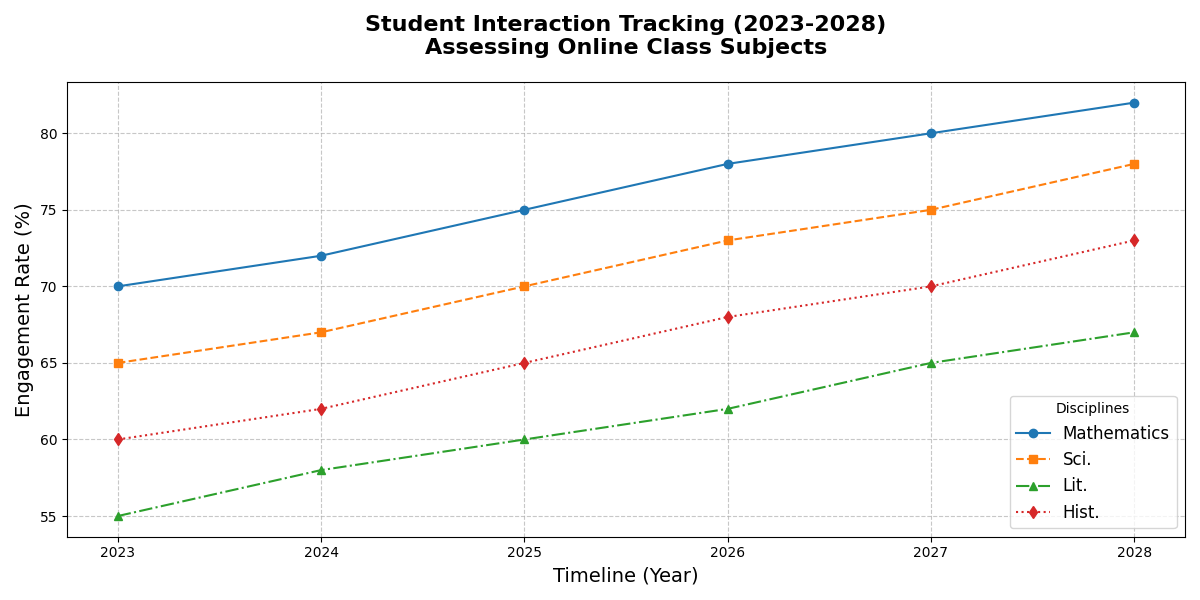

Write the Python code that produced this figure.
import matplotlib.pyplot as plt
import numpy as np

years = np.arange(2023, 2029)
math_engagement = np.array([70, 72, 75, 78, 80, 82])
science_engagement = np.array([65, 67, 70, 73, 75, 78])
literature_engagement = np.array([55, 58, 60, 62, 65, 67])
history_engagement = np.array([60, 62, 65, 68, 70, 73])

fig, ax = plt.subplots(figsize=(12, 6))

ax.plot(years, math_engagement, marker='o', linestyle='-', color='#1f77b4', label='Mathematics')
ax.plot(years, science_engagement, marker='s', linestyle='--', color='#ff7f0e', label='Sci.')
ax.plot(years, literature_engagement, marker='^', linestyle='-.', color='#2ca02c', label='Lit.')
ax.plot(years, history_engagement, marker='d', linestyle=':', color='#d62728', label='Hist.')

# Randomized Title and Labels
ax.set_title("Student Interaction Tracking (2023-2028)\nAssessing Online Class Subjects", fontsize=16, fontweight='bold', pad=20)
ax.set_xlabel("Timeline (Year)", fontsize=14)
ax.set_ylabel("Engagement Rate (%)", fontsize=14)

ax.legend(title="Disciplines", loc='lower right', fontsize=12)

ax.grid(True, linestyle='--', alpha=0.7)

plt.tight_layout()
plt.show()
